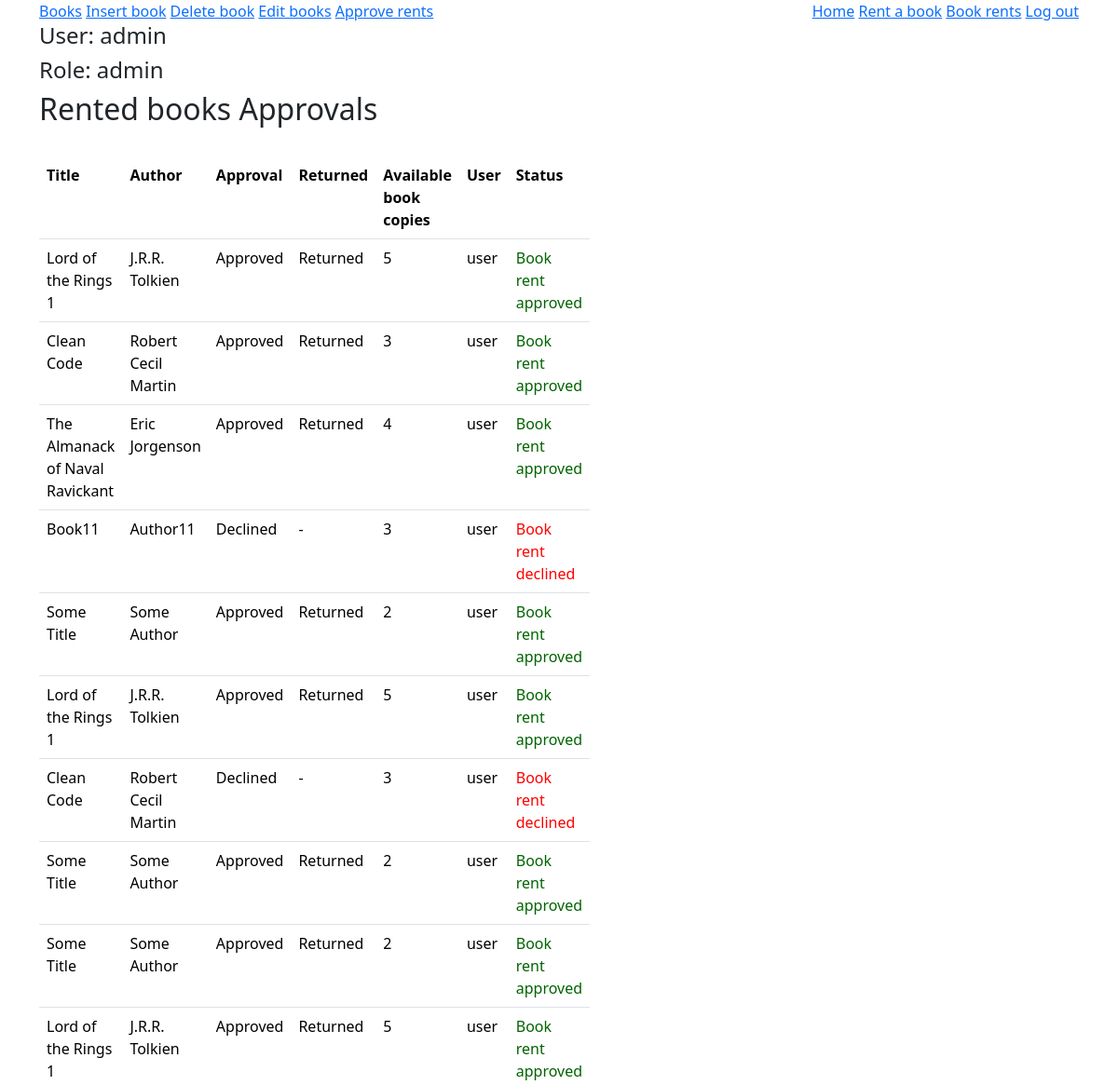
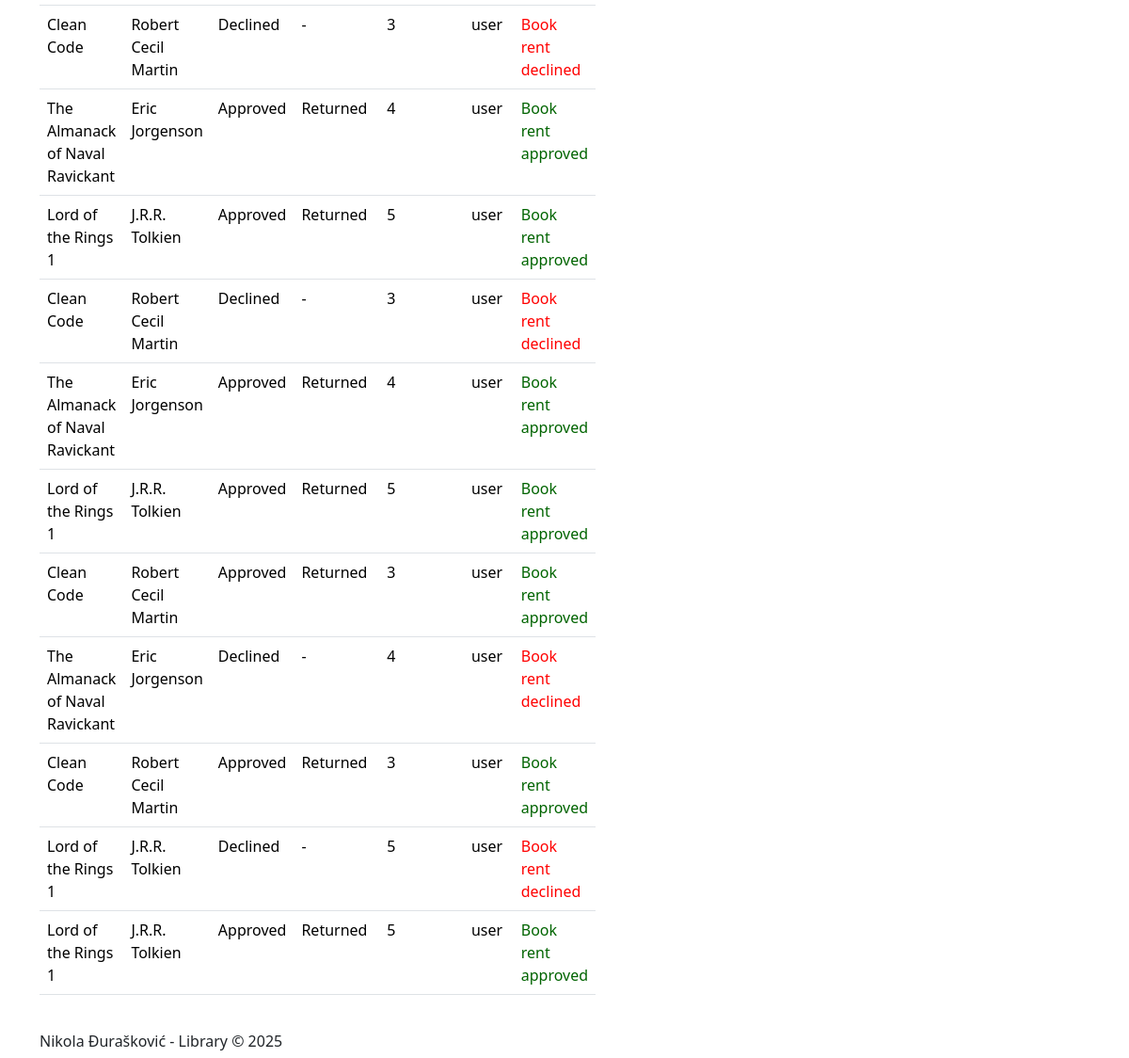
The page /rentsAdmin.php (signed in) on the database its author committed (2 pictures, top to bottom).
### tables this page shows
CREATE TABLE IF NOT EXISTS `rents` (
                                       `RentID` int NOT NULL AUTO_INCREMENT,
                                       `BookID` int NOT NULL,
                                       `UserID` int NOT NULL,
                                       `Approved` varchar(50) DEFAULT NULL,
                                       `Returned` varchar(50) DEFAULT NULL,
                                       PRIMARY KEY (`RentID`),
                                       KEY `FK_rents_books` (`BookID`),
                                       KEY `FK_rents_users` (`UserID`),
                                       CONSTRAINT `FK_rents_books` FOREIGN KEY (`BookID`) REFERENCES `books` (`BookID`),
                                       CONSTRAINT `FK_rents_users` FOREIGN KEY (`UserID`) REFERENCES `users` (`UserID`)
);

CREATE TABLE IF NOT EXISTS `books` (
                                       `BookID` int NOT NULL AUTO_INCREMENT,
                                       `Title` varchar(50) NOT NULL,
                                       `Author` varchar(50) NOT NULL,
                                       `Year` int NOT NULL DEFAULT '0',
                                       `Amount` int NOT NULL,
                                       PRIMARY KEY (`BookID`)
);

CREATE TABLE IF NOT EXISTS `users` (
                                       `UserID` int NOT NULL AUTO_INCREMENT,
                                       `username` varchar(50) NOT NULL DEFAULT '',
                                       `password` varchar(255) NOT NULL DEFAULT '',
                                       `role` varchar(50) NOT NULL,
                                       PRIMARY KEY (`UserID`)
);

### rentsAdmin.php (the view, shortened to what this page needs)
<?php
require "config.php";
$stmt = $pdo->query("SELECT 1 FROM rents");
$data = $stmt->fetch();
$sql = "SELECT * FROM rents";
$stmt2 = $pdo->query($sql);
?>
<?php require "views/partials/header.php"?>
<?php require "views/partials/nav.php"?>
<main>
    <div class="container">
        <h2>Rented books Approvals</h2>
        <br>
        <table class="table">
            <?php
            if($data) {
                ?>
                <tr>
                    <th>Title</th>
                    <th>Author</th>
                    <th>Approval</th>
                    <th>Returned</th>
                    <th>Available book copies</th>
                    <th>User</th>
                    <th>Status</th>
                </tr>
                <?php
                while($row = $stmt2->fetch()) { ?>
                    <tr>
                        <td><?php
                            $bookSql = "SELECT * FROM books WHERE BookID = :bookID";
                            $stmt = $pdo->prepare($bookSql);
                            $stmt->execute(['bookID' => $row['BookID']]);
                            $bookData = $stmt->fetch();
                            echo $bookData['Title'];
                            ?>
                        </td>
                        <td><?= $bookData['Author']?></td>
                        <td><?= $row['Approved']?></td>
                        <?php if($row['Approved'] === 'Approved' && $row['Returned'] === '-') : ?>
                            <td style="color:red">NOT Returned</td>
                        <?php else : ?>
                            <td><?= $row['Returned']?></td>
                        <?php endif; ?>
                        <td><?= $bookData['Amount']?></td>
                        <td><?php
                            $userSql = "SELECT * FROM users WHERE UserID = :userID";
                            $stmt = $pdo->prepare($userSql);
                            $stmt->execute(['userID' => $row["UserID"]]);
                            $userData = $stmt->fetch();
                            echo $userData['username'];
                            ?>
                        </td>
                        <td>
                            <form action="rentsAdmin.php" method="post">
                                <div style="display: flex">
                                    <?php if($row["Approved"] === "pending") : ?>
                                        <input type="submit" value="Approve" name="button" class="btn btn-outline-success">&emsp;
                                        <input type="submit" value="Decline" name="button" class="btn btn-outline-danger">
                                    <?php else : if($row['Approved'] === 'Declined') :?>
                                        <span style="color: red">Book rent declined</span>
                                    <?php else : if($row['Approved'] === 'Approved') :?>
                                        <span style="color: darkgreen">Book rent approved</span>
                                    <?php endif; endif;  endif;?>
                                </div>
                            </form>
                        </td>
                    </tr>
                    <?php
                }
            } else{
                ?>
                <h3 style="color: red">No data</h3>
            <?php   }
            ?>
        </table>
    </div>
</main>
<?php require "views/partials/footer.php"?>

### style.css (style rules this page uses)
* { box-sizing: border-box; margin: 0; padding: 0; }
.container { width: 80%; margin: auto; overflow: hidden; }
.table { width: 50% !important; }

### rows shown on the page
rents: BookID.Title "Lord of the Rings 1", BookID.Author "J.R.R. Tolkien", Approved "Approved", Returned "Returned", BookID.Amount "5", UserID.username "user", shows "Book rent approved"
rents: BookID.Title "Clean Code", BookID.Author "Robert Cecil Martin", Approved "Approved", Returned "Returned", BookID.Amount "3", UserID.username "user", shows "Book rent approved"
rents: BookID.Title "The Almanack of Naval Ravickant", BookID.Author "Eric Jorgenson", Approved "Approved", Returned "Returned", BookID.Amount "4", UserID.username "user", shows "Book rent approved"
rents: BookID.Title "Book11", BookID.Author "Author11", Approved "Declined", Returned "-", BookID.Amount "3", UserID.username "user", shows "Book rent declined"
rents: BookID.Title "Some Title", BookID.Author "Some Author", Approved "Approved", Returned "Returned", BookID.Amount "2", UserID.username "user", shows "Book rent approved"
rents: BookID.Title "Lord of the Rings 1", BookID.Author "J.R.R. Tolkien", Approved "Approved", Returned "Returned", BookID.Amount "5", UserID.username "user", shows "Book rent approved"
rents: BookID.Title "Clean Code", BookID.Author "Robert Cecil Martin", Approved "Declined", Returned "-", BookID.Amount "3", UserID.username "user", shows "Book rent declined"
rents: BookID.Title "Some Title", BookID.Author "Some Author", Approved "Approved", Returned "Returned", BookID.Amount "2", UserID.username "user", shows "Book rent approved"
rents: BookID.Title "Some Title", BookID.Author "Some Author", Approved "Approved", Returned "Returned", BookID.Amount "2", UserID.username "user", shows "Book rent approved"
rents: BookID.Title "Lord of the Rings 1", BookID.Author "J.R.R. Tolkien", Approved "Approved", Returned "Returned", BookID.Amount "5", UserID.username "user", shows "Book rent approved"
rents: BookID.Title "Clean Code", BookID.Author "Robert Cecil Martin", Approved "Declined", Returned "-", BookID.Amount "3", UserID.username "user", shows "Book rent declined"
rents: BookID.Title "The Almanack of Naval Ravickant", BookID.Author "Eric Jorgenson", Approved "Approved", Returned "Returned", BookID.Amount "4", UserID.username "user", shows "Book rent approved"
rents: BookID.Title "Lord of the Rings 1", BookID.Author "J.R.R. Tolkien", Approved "Approved", Returned "Returned", BookID.Amount "5", UserID.username "user", shows "Book rent approved"
rents: BookID.Title "Clean Code", BookID.Author "Robert Cecil Martin", Approved "Declined", Returned "-", BookID.Amount "3", UserID.username "user", shows "Book rent declined"
rents: BookID.Title "The Almanack of Naval Ravickant", BookID.Author "Eric Jorgenson", Approved "Approved", Returned "Returned", BookID.Amount "4", UserID.username "user", shows "Book rent approved"
rents: BookID.Title "Lord of the Rings 1", BookID.Author "J.R.R. Tolkien", Approved "Approved", Returned "Returned", BookID.Amount "5", UserID.username "user", shows "Book rent approved"
rents: BookID.Title "Clean Code", BookID.Author "Robert Cecil Martin", Approved "Approved", Returned "Returned", BookID.Amount "3", UserID.username "user", shows "Book rent approved"
rents: BookID.Title "The Almanack of Naval Ravickant", BookID.Author "Eric Jorgenson", Approved "Declined", Returned "-", BookID.Amount "4", UserID.username "user", shows "Book rent declined"
rents: BookID.Title "Clean Code", BookID.Author "Robert Cecil Martin", Approved "Approved", Returned "Returned", BookID.Amount "3", UserID.username "user", shows "Book rent approved"
rents: BookID.Title "Lord of the Rings 1", BookID.Author "J.R.R. Tolkien", Approved "Declined", Returned "-", BookID.Amount "5", UserID.username "user", shows "Book rent declined"
rents: BookID.Title "Lord of the Rings 1", BookID.Author "J.R.R. Tolkien", Approved "Approved", Returned "Returned", BookID.Amount "5", UserID.username "user", shows "Book rent approved"

### other values the page prints
$usernameNav "admin"
$roleNav "admin"
